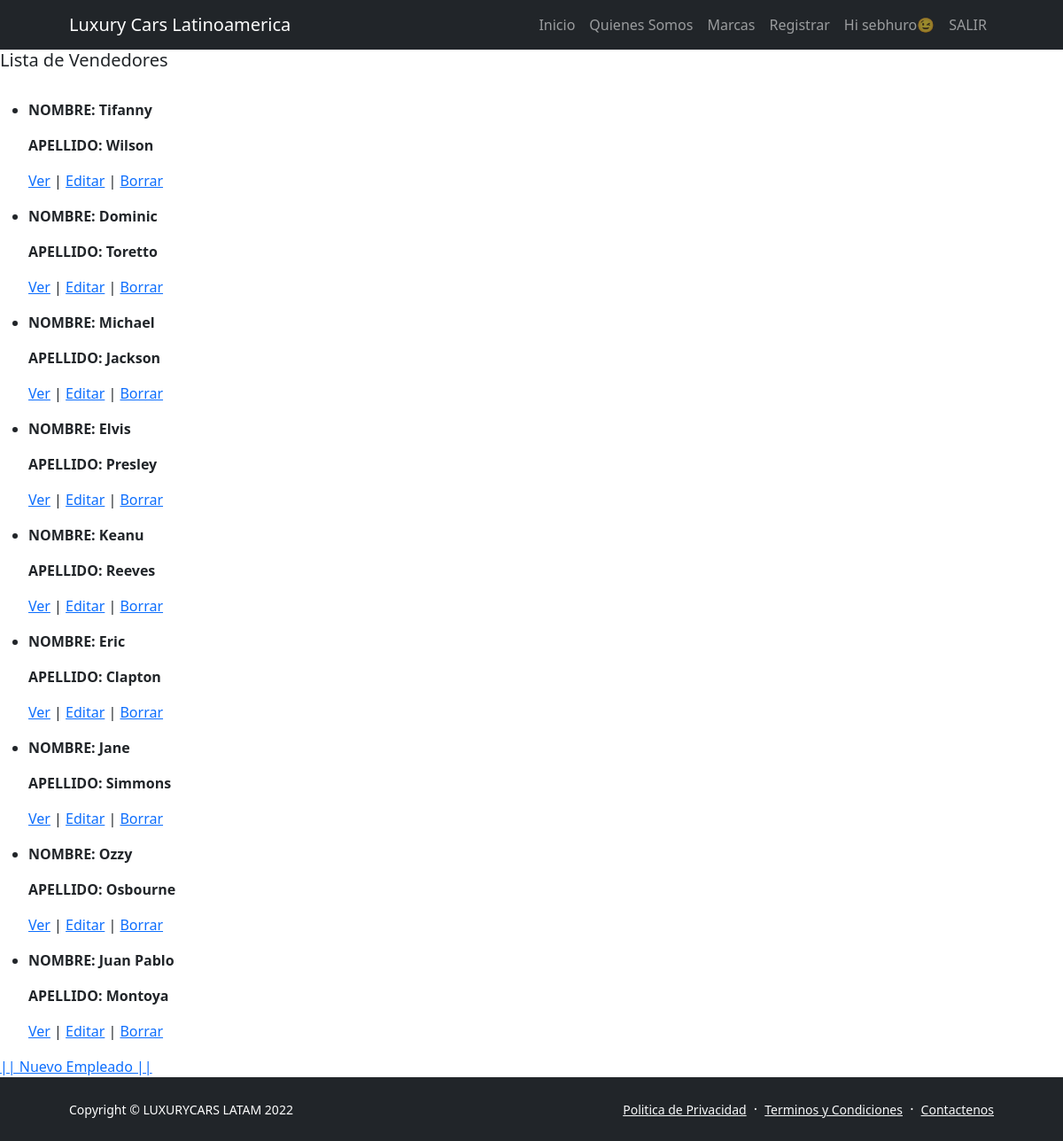
/gestionventas/listaVendedores/ (signed in), run on an earlier commit of the app's database.
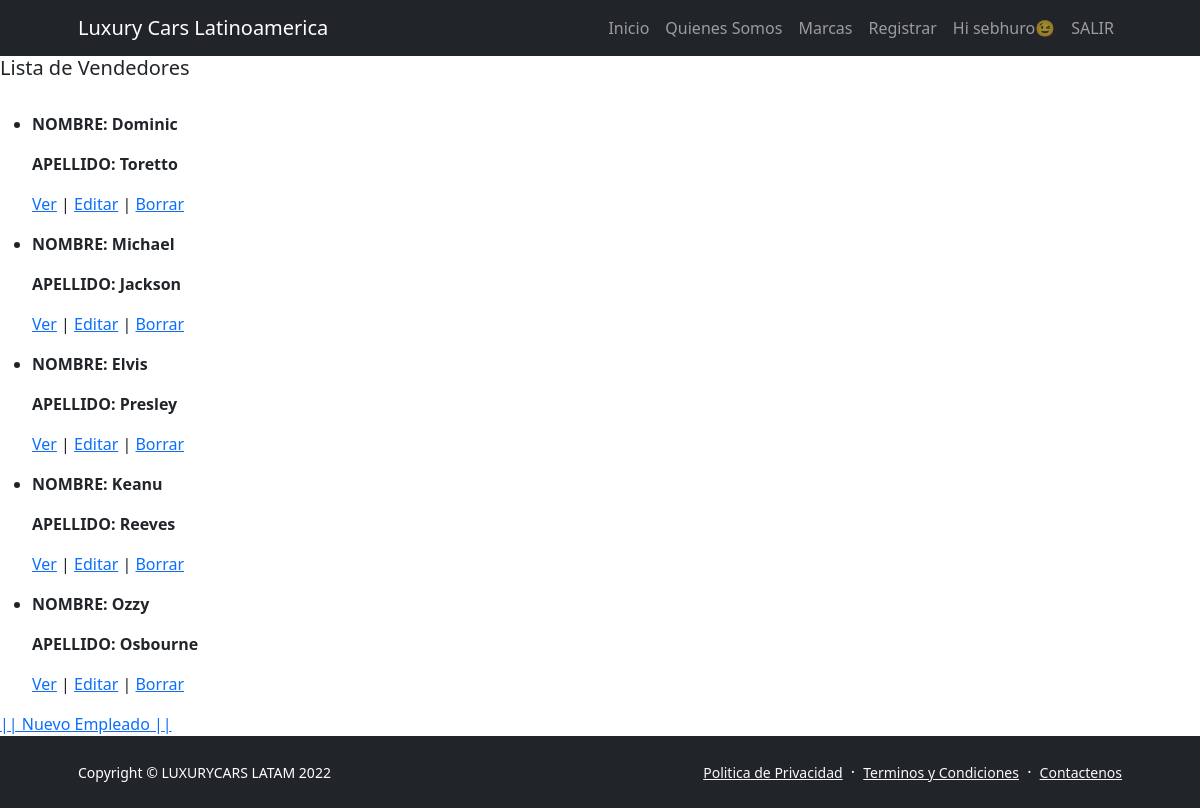
And on a later commit of the database.
### gestionventas/models.py (models this page shows, shortened)
class vendedore(models.Model):
    nombre_vendedor=models.CharField(max_length=35)
    apellido_vendedor=models.CharField(max_length=35)
    email_vendedor=models.EmailField(max_length=30)
    sucursal=models.CharField(max_length=30)

### gestionventas/views.py (the view)
# urls.py: path('listaVendedores/', views.ListarVendedores.as_view(), name="listar"),
class ListarVendedores(LoginRequiredMixin, ListView):
    model= vendedore
    template_name="gestionventas/listar.html"

### templates/gestionventas/listar.html (shortened to what this page needs)
{% extends 'gestionventas/inicio.html' %}
    {% load static %}
{% block contenidoquecambia %}
<h5>Lista de Vendedores</h5>
<ul>
    {% for vendedore in object_list %}
    <li>
                <p><strong>NOMBRE: {{ vendedore.nombre_vendedor }} </strong></p>
                <p><strong>APELLIDO: {{ vendedore.apellido_vendedor }} </strong></p>
                <p>
                    <a href="{% url 'Detalle' vendedore.id %}">Ver</a> |
                    <a href="{% url 'Modificar' vendedore.id %}">Editar</a> |
                    <a href="{% url 'Eliminar' vendedore.id %}">Borrar</a>
                </p>
        {% endfor %}
    </li>
</ul>
<a href="{% url 'vendedores' %}"> || Nuevo Empleado ||</a>
{% endblock contenidoquecambia %}

What changed in the data, as far as the page shows it:
removed vendedore: nombre_vendedor "Tifanny", apellido_vendedor "Wilson"
removed vendedore: nombre_vendedor "Eric", apellido_vendedor "Clapton"
removed vendedore: nombre_vendedor "Jane", apellido_vendedor "Simmons"
removed vendedore: nombre_vendedor "Juan Pablo", apellido_vendedor "Montoya"
